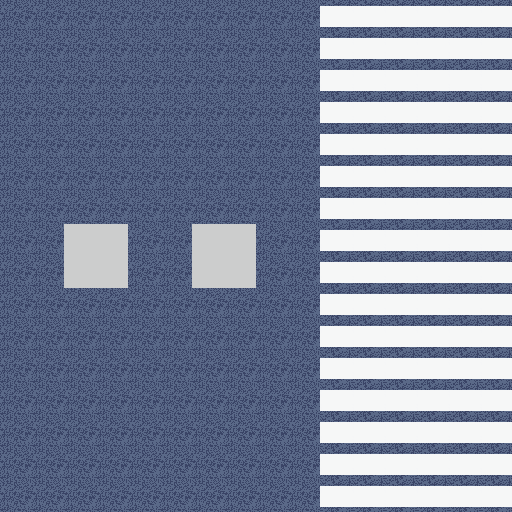

The image is a tile-based game level rendered from a .tmx file. Its description and complete source (layers, tilesets, objects, tile grids) follow:
An orthogonal 16x16 tile map with 32x32 px tiles, 3 tile layers (terrain, main, animated) and 1 object (pedestrian_crossing).

<map version="1.10" tiledversion="1.11.0" orientation="orthogonal" renderorder="right-down" width="16" height="16" tilewidth="32" tileheight="32" infinite="0" nextlayerid="8" nextobjectid="4">
 <tileset firstgid="1" source="tileset2.tsx" />
 <layer id="6" name="terrain" width="16" height="16">
  <data encoding="csv">
536870974,536870974,536870974,536870974,536870974,536870974,536870974,536870974,536870974,536870974,64,64,64,64,64,64,
536870974,536870974,536870974,536870974,536870974,536870974,536870974,536870974,536870974,536870974,64,64,64,64,64,64,
536870974,536870974,536870974,536870974,536870974,536870974,536870974,536870974,536870974,536870974,64,64,64,64,64,64,
536870974,536870974,536870974,536870974,536870974,536870974,536870974,536870974,536870974,536870974,64,64,64,64,64,64,
536870974,536870974,536870974,536870974,536870974,536870974,536870974,536870974,536870974,536870974,64,64,64,64,64,64,
536870974,536870974,536870974,536870974,536870974,536870974,536870974,536870974,536870974,536870974,64,64,64,64,64,64,
536870974,536870974,536870974,536870974,536870974,536870974,536870974,536870974,536870974,536870974,64,64,64,64,64,64,
536870974,536870974,536870975,536870975,536870974,536870974,536870975,536870975,536870974,536870974,64,64,64,64,64,64,
536870974,536870974,536870975,536870975,536870974,536870974,536870975,536870975,536870974,536870974,64,64,64,64,64,64,
536870974,536870974,536870974,536870974,536870974,536870974,536870974,536870974,536870974,536870974,64,64,64,64,64,64,
536870974,536870974,536870974,536870974,536870974,536870974,536870974,536870974,536870974,536870974,64,64,64,64,64,64,
536870974,536870974,536870974,536870974,536870974,536870974,536870974,536870974,536870974,536870974,64,64,64,64,64,64,
536870974,536870974,536870974,536870974,536870974,536870974,536870974,536870974,536870974,536870974,64,64,64,64,64,64,
536870974,536870974,536870974,536870974,536870974,536870974,536870974,536870974,536870974,536870974,64,64,64,64,64,64,
536870974,536870974,536870974,536870974,536870974,536870974,536870974,536870974,536870974,536870974,64,64,64,64,64,64,
536870974,536870974,536870974,536870974,536870974,536870974,536870974,536870974,536870974,536870974,64,64,64,64,64,64
</data>
 </layer>
 <layer id="1" name="main" width="16" height="16">
  <data encoding="csv">
0,0,0,0,0,0,0,0,0,0,0,0,0,0,0,0,
0,0,0,0,0,0,0,0,0,0,0,0,0,0,0,0,
0,0,0,0,0,0,0,0,0,0,0,0,0,0,0,0,
0,0,0,0,0,0,0,0,0,0,0,0,0,0,0,0,
0,0,0,0,0,0,0,0,0,0,0,0,0,0,0,0,
0,0,0,0,0,0,0,0,0,0,0,0,0,0,0,0,
0,0,0,0,0,0,0,0,0,0,0,0,0,0,0,0,
0,0,0,0,0,0,0,0,0,0,0,0,0,0,0,0,
0,0,0,0,0,0,0,0,0,0,0,0,0,0,0,0,
0,0,0,0,0,0,0,0,0,0,0,0,0,0,0,0,
0,0,0,0,0,0,0,0,0,0,0,0,0,0,0,0,
0,0,0,0,0,0,0,0,0,0,0,0,0,0,0,0,
0,0,0,0,0,0,0,0,0,0,0,0,0,0,0,0,
0,0,0,0,0,0,0,0,0,0,0,0,0,0,0,0,
0,0,0,0,0,0,0,0,0,0,0,0,0,0,0,0,
0,0,0,0,0,0,0,0,0,0,0,0,0,0,0,0
</data>
 </layer>
 <layer id="5" name="animated" width="16" height="16">
  <data encoding="csv">
0,0,0,0,0,0,0,0,0,0,0,0,0,0,0,0,
0,0,0,0,0,0,0,0,0,0,0,0,0,0,0,0,
0,0,0,0,0,0,0,0,0,0,0,0,0,0,0,0,
0,0,0,0,0,0,0,0,0,0,0,0,0,0,0,0,
0,0,0,0,0,0,0,0,0,0,0,0,0,0,0,0,
0,0,0,0,0,0,0,0,0,0,0,0,0,0,0,0,
0,0,0,0,0,0,0,0,0,0,0,0,0,0,0,0,
0,0,0,0,0,0,0,0,0,0,0,0,0,0,0,0,
0,0,0,0,0,0,0,0,0,0,0,0,0,0,0,0,
0,0,0,0,0,0,0,0,0,0,0,0,0,0,0,0,
0,0,0,0,0,0,0,0,0,0,0,0,0,0,0,0,
0,0,0,0,0,0,0,0,0,0,0,0,0,0,0,0,
0,0,0,0,0,0,0,0,0,0,0,0,0,0,0,0,
0,0,0,0,0,0,0,0,0,0,0,0,0,0,0,0,
0,0,0,0,0,0,0,0,0,0,0,0,0,0,0,0,
0,0,0,0,0,0,0,0,0,0,0,0,0,0,0,0
</data>
 </layer>
 <objectgroup id="7" name="objects">
  <object id="1" name="sidewalk" type="pedestrian_crossing" x="327.561" y="11.9766" width="177.254" height="485.651">
   <properties>
    <property name="direction" value="vertical" />
   </properties>
  </object>
 </objectgroup>
</map>
